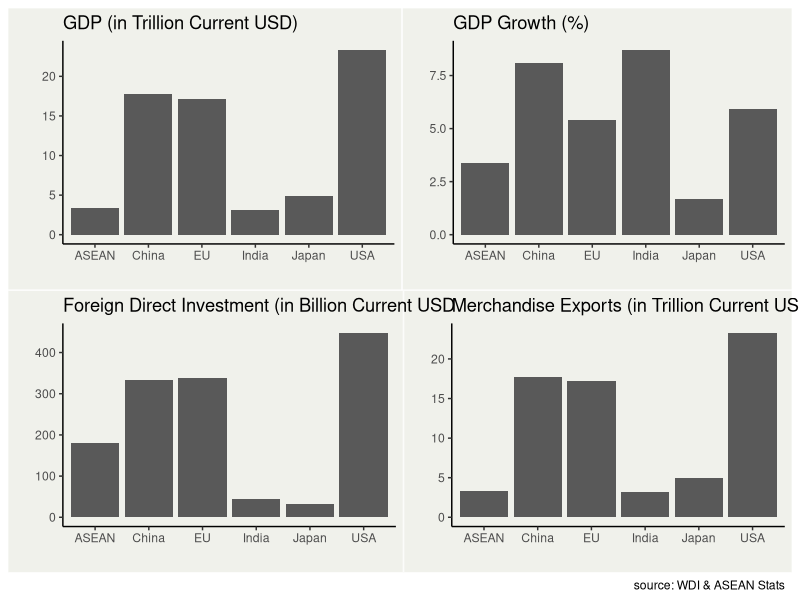
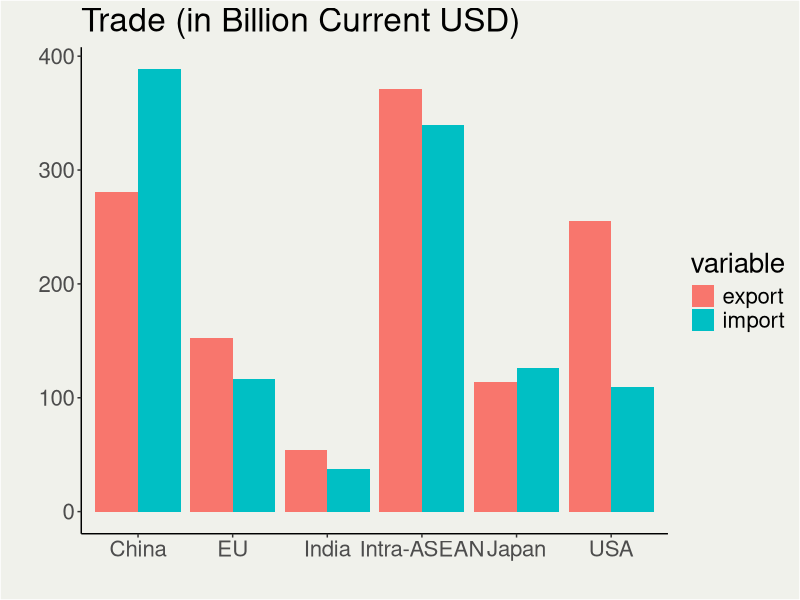
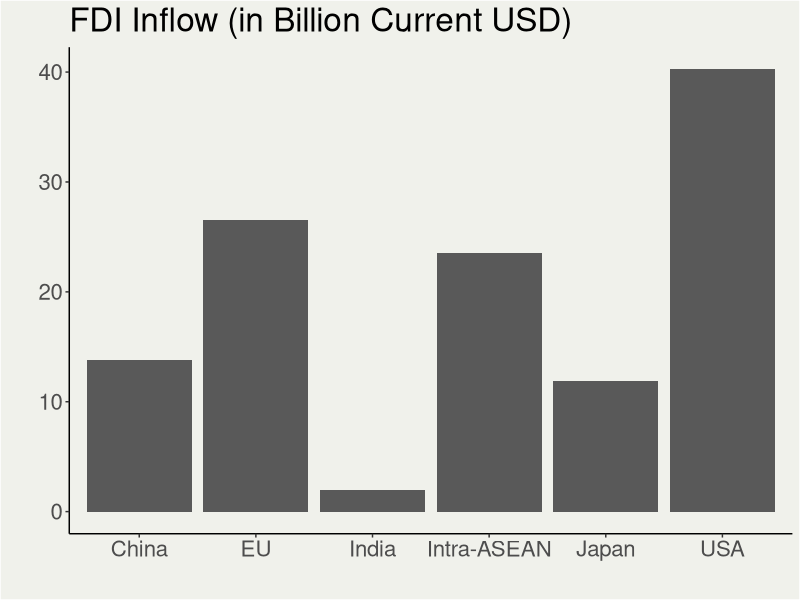
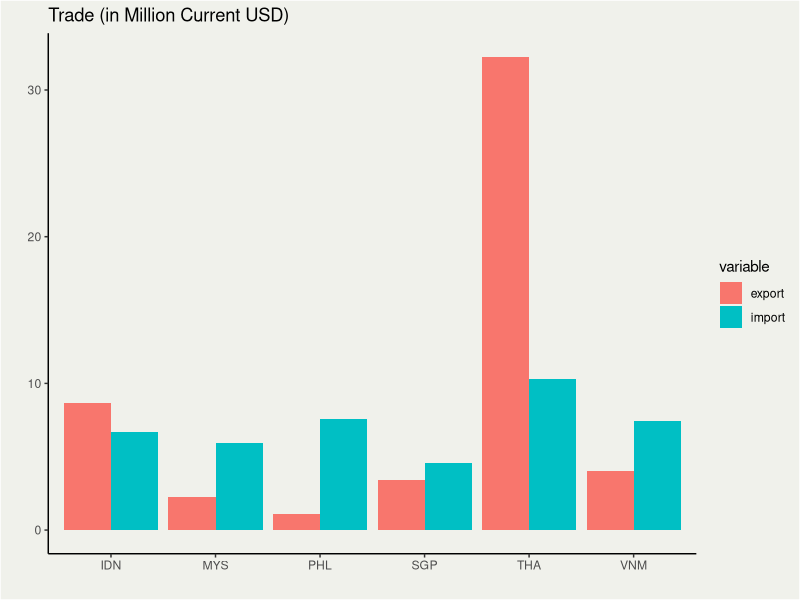

The R source for these figures, in order:
## ---- chunk 1
library(tidyverse)
library(patchwork)
dat<-tibble(
  region=c('ASEAN','EU','USA','China','India','Japan'),
  gdp=c(3.348,17.18,23.32,17.73,3.18,4.94),
  growth=c(3.4,5.4,5.9,8.1,8.7,1.7),
  fdi=c(179.2,337.48,448.32,333.98,44.73,33.09),
  exports=c(1.713,6.31,1.76,3.22,0.402,0.749)
)
z<-theme_classic() +
  theme(panel.background = element_rect(fill = "#f0f1eb",
                                        colour = "#f0f1eb"),
        plot.background = element_rect(fill = "#f0f1eb"),
        strip.background = element_rect(fill = "#f0f1eb"),
        legend.key = element_rect(fill = "#f0f1eb",linetype = "blank"),
        legend.background = element_rect(fill="#f0f1eb"))

a<-ggplot(dat, aes(x=region,y=gdp)) + geom_bar(stat = "identity")+z+labs(title="GDP (in Trillion Current USD)")+ylab('')+xlab('')
b<-ggplot(dat, aes(x=region,y=growth)) + geom_bar(stat = "identity")+z+labs(title="GDP Growth (%)")+ylab('')+xlab('')
c<-ggplot(dat, aes(x=region,y=fdi)) + geom_bar(stat = "identity")+z+labs(title="Foreign Direct Investment (in Billion Current USD")+ylab('')+xlab('')
d<-ggplot(dat, aes(x=region,y=gdp)) + geom_bar(stat = "identity")+z+labs(title="Merchandise Exports (in Trillion Current USD")+ylab('')+xlab('')
(a+b)/(c+d)+plot_annotation(caption = 'source: WDI & ASEAN Stats')
## ---- chunk 2
#| layout-nrow: 2
library(reshape2)
dut<-tibble(
  region=c('Intra-ASEAN','EU','USA','China','India','Japan'),
  export=c(370.92,152.25,255.16,280.76,53.81,113.87),
  import=c(339.86,116.57,109.3,388.44,37.74,126.52)
)
dut2<-melt(dut, id.vars='region')
dit<-tibble(
  region=c('Intra-ASEAN','EU','USA','China','India','Japan'),
  fdi=c(23.53,26.53,40.25,13.83,1.98,11.88)
)
e<-ggplot(dut2, aes(x=region, y=value, fill=variable)) +
    geom_bar(stat='identity', position='dodge')+z+labs(title="Trade (in Billion Current USD)")+ylab('')+xlab('')+ theme(text = element_text(size = 20))
f<-ggplot(dit, aes(x=region,y=fdi)) + geom_bar(stat = "identity")+z+labs(title="FDI Inflow (in Billion Current USD)")+ylab('')+xlab('')+ theme(text = element_text(size = 20))
e
f
## ---- chunk 3
#| fig-height: 6
#| fig-width: 5
dot<-tibble(
  country=c('THA','IDN','VNM','SGP','MYS','PHL'),
  export=c(32.258,8.636,4.028,3.445,2.228,1.075),
  import=c(10.266,6.702,7.444,4.575,5.924,7.592)
)
dot2<-melt(dot, id.vars='country')

ggplot(dot2, aes(x=country, y=value, fill=variable)) +
    geom_bar(stat='identity', position='dodge')+z+labs(title="Trade (in Million Current USD)")+ylab('')+xlab('')
